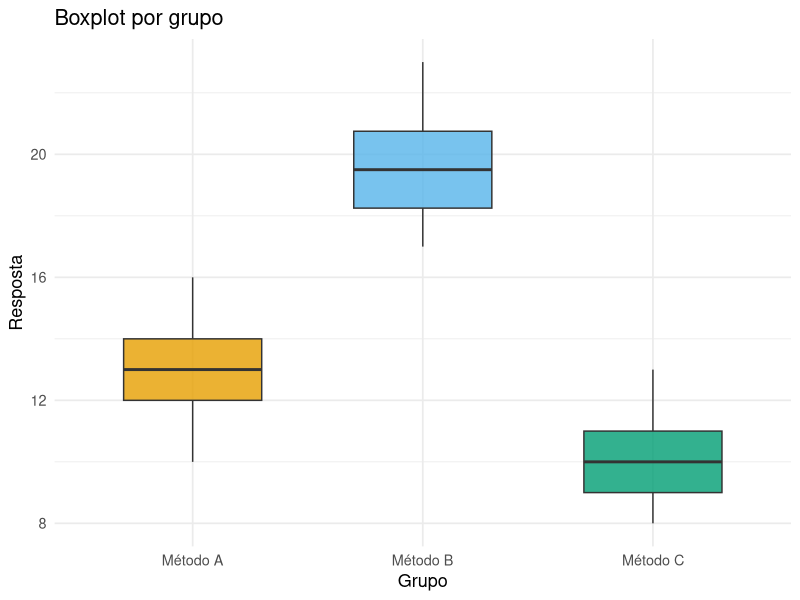
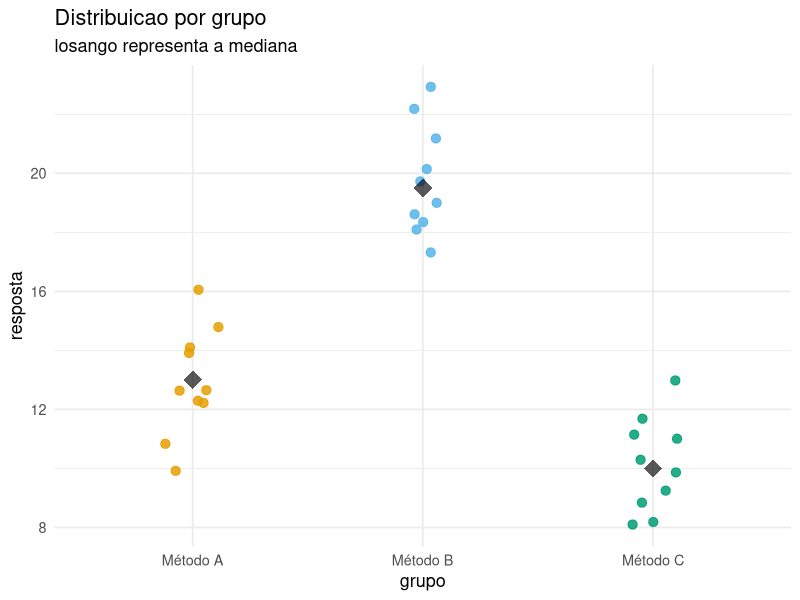

The R source for these figures, in order:
# Teste de Kruskal-Wallis ----

# Configuracoes ----
options(scipen = 999)

# Pacotes ----
library(ggplot2)
library(dplyr)
library(rstatix)

# Dados ----
dados <- data.frame(
  Grupo = factor(c(
    rep("Método A", 10),
    rep("Método B", 10),
    rep("Método C", 10))),
  Resposta = c(
    12, 15, 14, 10, 13, 11, 16, 14, 12, 13,
    18, 20, 17, 19, 21, 18, 22, 20, 19, 23,
    11,  9, 10, 12,  8, 11,  9, 10, 13,  8))

# Resumo estatistico ----
resumo_grupos <- dados %>%
  group_by(Grupo) %>%
  summarise(
    n = n(),
    mediana = median(Resposta),
    media = mean(Resposta),
    desvio_padrao = sd(Resposta),
    minimo = min(Resposta),
    maximo = max(Resposta))

print(resumo_grupos)

# Boxplot ----
paleta_okabe_ito <- c(
  "Método A" = "#e69f00",
  "Método B" = "#56b4e9",
  "Método C" = "#009e73")

ggplot(dados, aes(x = Grupo, y = Resposta, fill = Grupo)) +
  geom_boxplot(alpha = 0.8, width = 0.6) +
  scale_fill_manual(values = paleta_okabe_ito) +
  theme_minimal(base_size = 13) +
  theme(legend.position = "none") +
  labs(title = "Boxplot por grupo", x = "Grupo", y = "Resposta")

# Kruskal-wallis ----
kruskal.test(Resposta ~ Grupo, data = dados)

# Pos-teste de Dunn (todos vs. todos) ----
dados %>% dunn_test(Resposta ~ Grupo, p.adjust.method = "bonferroni")

# Grafico com pontos ----
ggplot(dados, aes(x = Grupo, y = Resposta, color = Grupo)) +
  geom_jitter(width = 0.12, size = 2.8, alpha = 0.85) +
  stat_summary(fun = median, geom = "point", shape = 18, size = 6,
    color = "#000000", alpha = 0.65) +
  scale_color_manual(values = paleta_okabe_ito) +
  theme_minimal(base_size = 13) +
  theme(legend.position = "none") +
  labs(title = "Distribuicao por grupo",
       subtitle = "losango representa a mediana",
       x = "grupo", y = "resposta")
